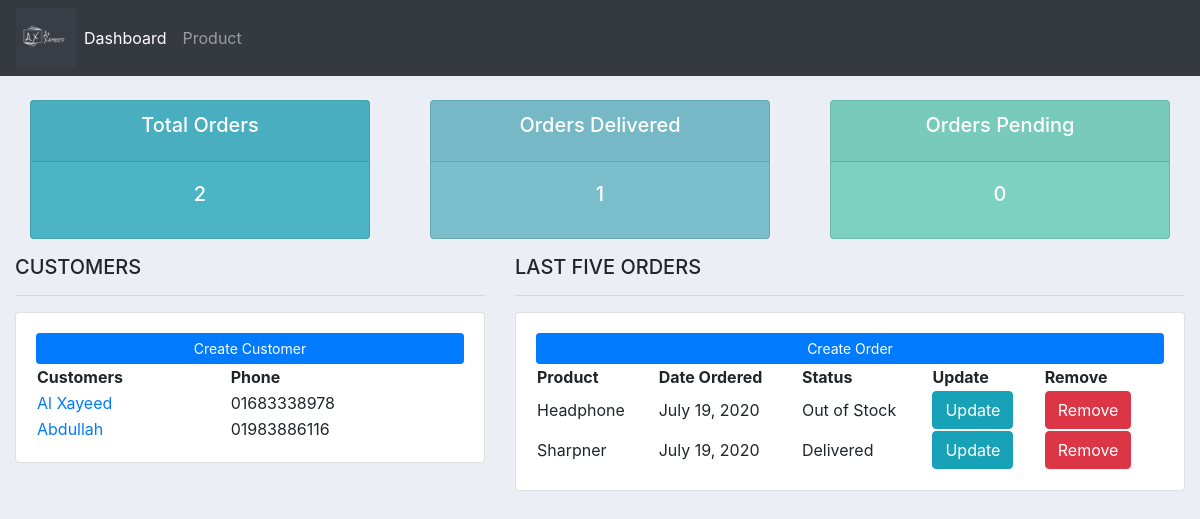
The page / on the database its author committed.
### accounts/models.py (models this page shows, shortened)
class Customer(models.Model):
    name = models.CharField(max_length=200, null=True)
    phone = models.CharField(max_length=15, null=True)
    email = models.CharField(max_length=50, null=True)
    date_joined = models.DateTimeField(auto_now_add=True, null=True)

class Order(models.Model):
    STATUS = (
        ('Pending', 'Pending'),
        ('Out of Stock', 'Stock Out'),
        ('Delivered', 'Delivered'),
    )
    customer = models.ForeignKey(Customer,null=True, on_delete=models.CASCADE) #Order will be deleted if the customer is deleted
    product = models.ForeignKey(Product, null=True,on_delete=models.SET_NULL) #if the Product is deleted,order will remain same with a null value for product
    date_ordered = models.DateTimeField(auto_now_add=True, null=True)
    status = models.CharField(max_length=50, null=True, choices=STATUS)

class Product(models.Model):
    CATAGORY = (
        ('Indoor', 'Indoor'),
        ('Outdoor', 'Out door')
    )
    name = models.CharField(max_length=100, null=True)
    price = models.FloatField(null=True)
    catagory = models.CharField(max_length=100, choices=CATAGORY, null=True)
    description = models.CharField(max_length=200, null=True)
    date_created = models.DateTimeField(auto_now_add=True)
    tags = models.ManyToManyField(Tag)
    def __str__(self):
        return self.name

### accounts/views.py (the view)
# urls.py: path('',home, name='home'),
def home(request):
    orders = Order.objects.all()
    customers = Customer.objects.all()
    total_customers = customers.count()
    total_orders = orders.count()
    delivered = orders.filter(status='Delivered').count()
    pending = orders.filter(status='Pending').count()
    context = {'orders': orders, 'customers': customers, 'total_orders': total_orders , 'delivered': delivered, 'pending' : pending}
    return render(request, 'accounts/index.html', context)

### accounts/templates/accounts/index.html (shortened to what this page needs)
{% extends 'accounts/base.html' %}
{% block content %}
{% include 'accounts/status.html' %}
<div class="row">
    <div class="col-md-5">
        <h5>CUSTOMERS</h5>
        <hr>
        <div class="card card-body">
            <a class="btn btn-primary btn-sm btn-block" href="">Create Customer</a>
            <table table table-sm>
                <tr>
                    <th>Customers</th>
                    <th>Phone</th>
                </tr>
                {% for i in customers %}
                <tr>
                    <td><a style="text-decoration: none;" href="{% url 'customer' i.id %}">{{ i.name }}</a></td>
                    <td>{{ i.phone }}</td>
                </tr>
                {% endfor %}
            </table>
        </div>
    </div>
    <div class="col-md-7">
        <h5>LAST FIVE ORDERS</h5>
        <hr>
        <div class="card card-body">
            <a class="btn btn-primary btn-sm btn-block" href="{% url 'create_order' %}">Create Order</a>
            <table table table-sm>
                <tr>
                    <th>Product</th>
                    <th>Date Ordered</th>
                    <th>Status</th>
                    <th>Update</th>
                    <th>Remove</th>
                </tr>
                {% for i in orders %}
                <tr>
                    <td>{{ i.product }}</td>
                    <td>{{ i.date_ordered.date }}</td>
                    <td>{{ i.status }}</td>
                    <td><a class="btn btn-info" href="{% url 'update_order' i.id%}"> Update</td>
                    <td><a class="btn btn-danger" href="{% url 'delete_order' i.id %}"> Remove</td>
                </tr>
                {% endfor %}
            </table>
        </div>
    </div>
</div>
{% endblock %}

### static/css/main.css (style rules this page uses)
body { background-color: #ebeff5; }

### rows shown on the page
Customer: name "Al Xayeed", phone "01683338978"
Customer: name "Abdullah", phone "01983886116"
Order: product "Headphone", date_ordered "July 19, 2020", status "Out of Stock"
Order: product "Sharpner", date_ordered "July 19, 2020", status "Delivered"

### other values the page prints
{{ total_orders }} "2"
{{ delivered }} "1"
{{ pending }} "0"
